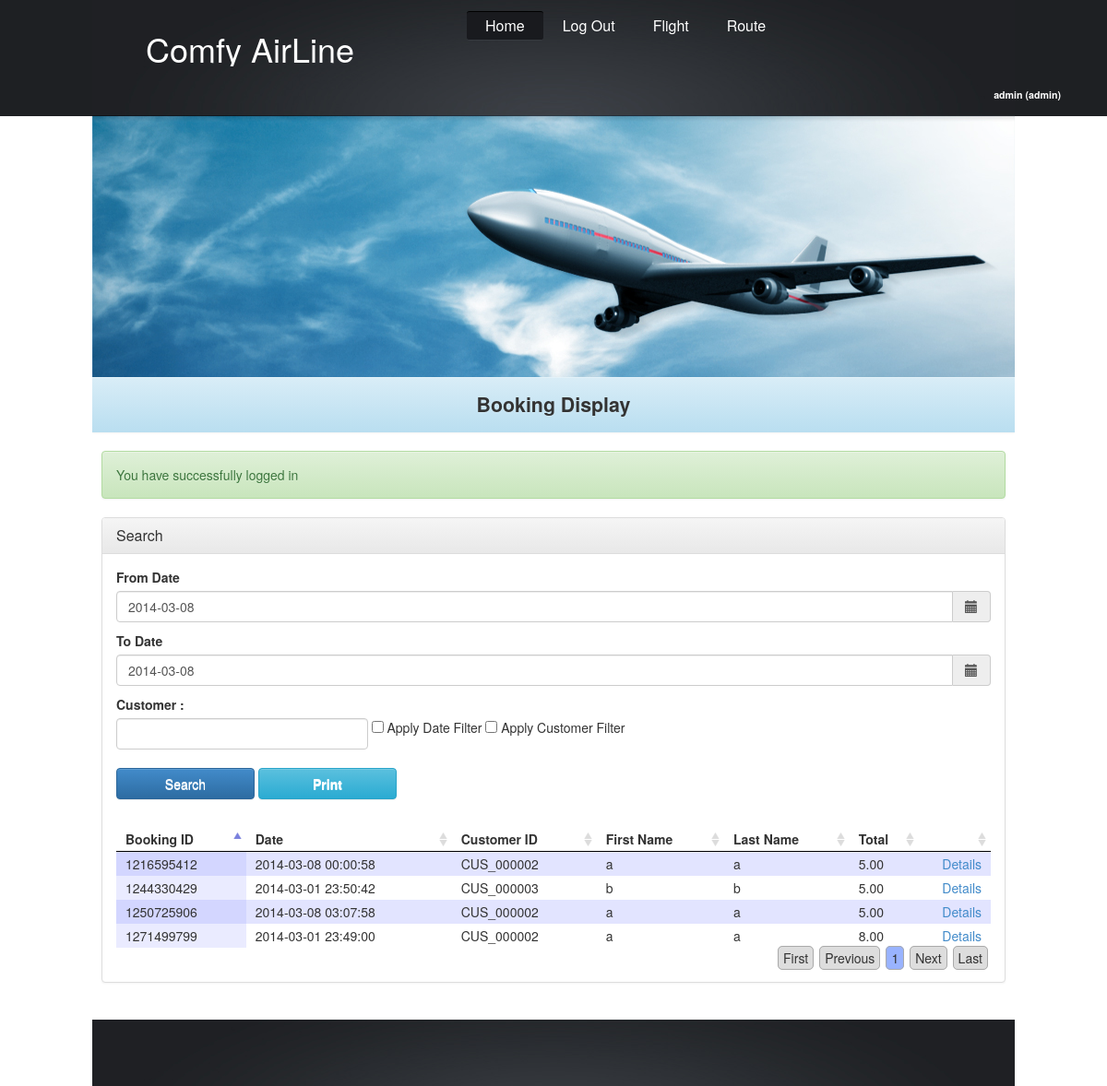
Screenshot of /booking-display.php (signed in) with the database file from the repository.
### tables this page shows
CREATE TABLE IF NOT EXISTS `bookings` (
  `booking_id` varchar(15) NOT NULL,
  `bookingdate` datetime NOT NULL,
  `customer_id` varchar(15) NOT NULL,
  `total` decimal(10,2) NOT NULL,
  `status` int(1) DEFAULT NULL,
  PRIMARY KEY (`booking_id`)
);

CREATE TABLE IF NOT EXISTS `customers` (
  `customer_id` varchar(15) NOT NULL,
  `firstname` varchar(30) NOT NULL,
  `lastname` varchar(30) NOT NULL,
  `gender` char(1) NOT NULL,
  `DOB` datetime NOT NULL,
  `nrc_no` varchar(30) NOT NULL,
  `phone_no` varchar(30) NOT NULL,
  `street` varchar(255) NOT NULL,
  `city` varchar(255) NOT NULL,
  `country` varchar(255) NOT NULL,
  `post_code` varchar(10) NOT NULL,
  PRIMARY KEY (`customer_id`)
);

### includes/bookingHelper.php (called while the page is built, shortened)
<?php
class bookingHelper{
    public static function getBooking($fromDate=null,$toDate=null,$customer=null){
        $filter='';
        $sql = "SELECT bookings.*,customers.* " .
                "FROM bookings " .
                "INNER JOIN customers " .
                "ON bookings.customer_id=customers.customer_id " .
                $filter .
                "ORDER BY bookings.bookingdate DESC";
        $result = mysql_query($sql) or die(mysql_error());
        $output=array();
        while ($row = mysql_fetch_array($result)){
            $output[]=array(
                'booking_id'=>$row['booking_id'],
                'bookingdate'=>$row['bookingdate'],
                'customer_id'=>$row['customer_id'],
                'firstname'=>$row['firstname'],
                'lastname'=>$row['lastname'],
                'total'=>$row['total'],
            );
        }
        return $output;
    }
}
?>

### booking-display.php (the view, shortened to what this page needs)
<?php include('includes/header.php'); ?>
<?php require_once ('includes/bookingHelper.php'); ?>
<link href="css/jquery.dataTables.css" rel="stylesheet" type="text/css" />
<?php
$customer = null;
$fromDate = null;
$toDate = null;
if (isset($_POST['submitted'])) {
    if (isset($_POST['chkCustomerFilter'])) {
        if (isset($_POST['customer'])) {
            $customer = $_POST['customer'];
        }
    }
    if (isset($_POST['chkDateFilter'])) {
        $fromDate = $_POST['fromDate'];
        $toDate = $_POST['toDate'];
    }
    $bookingData = bookingHelper::getBooking($fromDate, $toDate, $customer);
} else {
    $bookingData = bookingHelper::getBooking();
}
?>
<div class="panel panel-default my-search-panel">
    <div class="panel-heading">
        <h3 class="panel-title">Search</h3>
    </div>
    <div class="panel-body">
        <form class="form-inline" id="search" name="search" action="booking-display.php" method="post" role="form" >
            <div class="form-group">
                <label class="" for="">From Date</label>
                <div class='input-group date' id='datetimepicker1'>
                    <input type='text' id="fromDate" name="fromDate" class="form-control" data-format="YYYY-MM-DD" value="<?php echo (isset($fromDate)) ? $fromDate : date('Y-m-d', time()); ?>"/>
                    <span class="input-group-addon"><span class="glyphicon glyphicon-calendar"></span>
                    </span>
                </div>
            </div>
            <div class="form-group">
                <label class="" for="">To Date</label>
                <div class='input-group date' id='datetimepicker1'>
                    <input type='text' id="toDate" name="toDate" class="form-control" data-format="YYYY-MM-DD" value="<?php echo (isset($toDate)) ? $toDate : date('Y-m-d', time()); ?>"/>
                    <span class="input-group-addon"><span class="glyphicon glyphicon-calendar"></span>
                    </span>
                </div>
            </div>
            <div class="form-group">
                <label class="" for="exampleInputEmail2">Customer :</label>
                <input type="text" id="customer" name="customer" class="form-control" value="<?php echo (isset($_POST['chkCustomerFilter']) && isset($_POST['customer'])) ? $_POST['customer'] : "" ?>" maxlength="30"/>
            </div>
            <div class="checkbox">
                <label>
                    <input type="checkbox" id="chkDateFilter" name="chkDateFilter" <?php echo (isset($_POST['chkDateFilter'])) ? "checked" : "" ?>> Apply Date Filter
                </label>
                <label>
                    <input type="checkbox" id="chkCustomerFilter" name="chkCustomerFilter" <?php echo (isset($_POST['chkCustomerFilter'])) ? "checked" : "" ?>> Apply Customer Filter
                </label>
            </div>
            <div class="form-group btn-row">
                <button type="submit" name="submitted" class="btn btn-default btn-primary my-btn">Search</button>
                <?php
                $link = "print_bookingDisplay.php";
                ?>
                <a href="<?php echo $link; ?>" target="_blank" class="btn btn-default btn-info my-btn">Print</a>
            </div>
        </form>
        <br/>
        <table id="booking-table">
            <thead>
            <th>Booking ID</th>
            <th>Date</th>
            <th>Customer ID</th>
            <th>First Name</th>
            <th>Last Name</th>
            <th>Total</th>
            <th></th>
            </thead>
            <tbody>
                <?php foreach ($bookingData as $row) { ?>
                    <tr>
                        <td><?php echo $row['booking_id']; ?></td>
                        <td><?php echo $row['bookingdate']; ?></td>
                        <td><?php echo $row['customer_id']; ?></td>
                        <td><?php echo $row['firstname']; ?></td>
                        <td><?php echo $row['lastname']; ?></td>
                        <td><?php echo $row['total']; ?></td>
                        <td class="action-column"><a href="booking-detail-display.php?booking_id=<?php echo $row['booking_id']; ?>">Details</a></td>
                    </tr>
                <?php } ?>
            </tbody>
        </table>
    </div>
</div>
<?php include('includes/footer.php'); ?>

### css/style.css (style rules this page uses)
body { background:#fff; border:0; font:14px Arial, Helvetica, sans-serif; color:#3c4046; line-height:20px; min-width:1000px; }
a { color:#1e749a; text-decoration:underline; outline:none; }
a { outline:none; }

### css/custom-style.css (style rules this page uses)
a.btn, a.btn:link, a.btn:visited { color: #FFFFFF; font-weight:bold; }
table .action-column { text-align:right; }

### booking-display.php (style rules this page uses)
.my-btn { width:150px; }
.form-inline .form-group { margin-bottom:10px; }
.btn-row { clear: both; margin-top: 10px; width: 100%; }

### rows the page displays
bookings: booking_id "1250725906", bookingdate "2014-03-08 03:07:58", customer.customer_id "CUS_000002", customer.firstname "a", customer.lastname "a", total "5.00"
bookings: booking_id "1216595412", bookingdate "2014-03-08 00:00:58", customer.customer_id "CUS_000002", customer.firstname "a", customer.lastname "a", total "5.00"
bookings: booking_id "1244330429", bookingdate "2014-03-01 23:50:42", customer.customer_id "CUS_000003", customer.firstname "b", customer.lastname "b", total "5.00"
bookings: booking_id "1271499799", bookingdate "2014-03-01 23:49:00", customer.customer_id "CUS_000002", customer.firstname "a", customer.lastname "a", total "8.00"

### other values shown
$logInData['username'] "admin"
$logInData['role'] "admin"
$pageTitle "Booking Display"
$message "You have successfully logged in"
